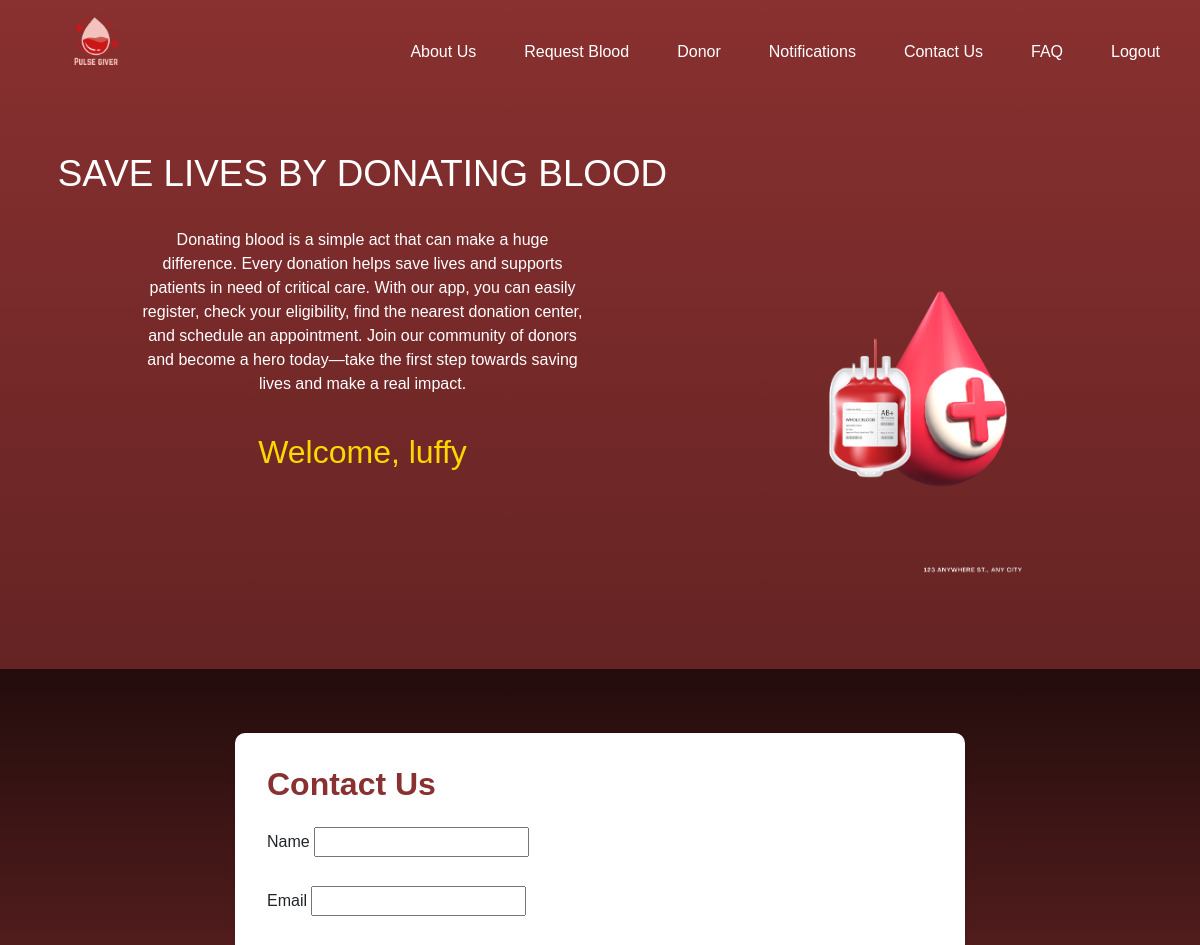
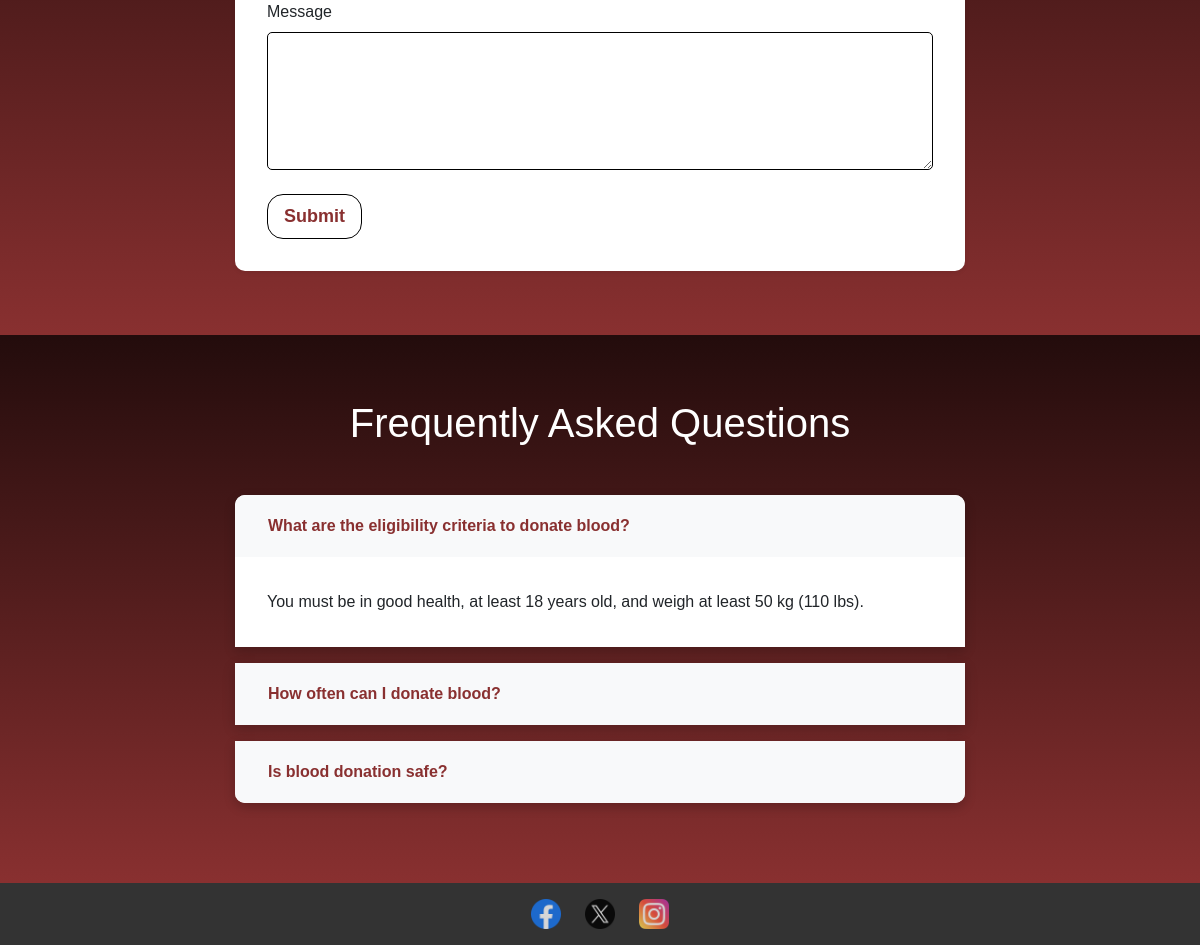
The page / (signed in) on the database its author committed (2 pictures, top to bottom).
### donation/models.py (models this page shows, shortened)
class CustomUser(AbstractBaseUser, PermissionsMixin):
    username = models.CharField(max_length=150, unique=True)
    email = models.EmailField(unique=True)
    phone = models.CharField(max_length=20, unique=True)
    date_joined = models.DateTimeField(auto_now_add=True)
    is_active = models.BooleanField(default=True)
    is_staff = models.BooleanField(default=False)
    objects = CustomUserManager()
    USERNAME_FIELD = 'email'
    REQUIRED_FIELDS = ['username', 'phone']

class FAQ(models.Model):
    question = models.CharField(max_length=255)
    answer = models.TextField()

### donation/views.py (the view)
# urls.py: 2. Add a URL to urlpatterns:  path('', views.home, name='home')
def home(request):
    success_message = None
    if request.method == 'POST':
        form = ContactForm(request.POST)
        if form.is_valid():
            form.save()
            success_message = "Your message has been successfully submitted. We will get back to you shortly."
            form = ContactForm()  # Reset the form after successful submission
    else:
        form = ContactForm()
    faqs = FAQ.objects.all()
    context = {
        'form': form,
        'success_message': success_message,
        'faqs': faqs,  # Pass the FAQs to the context
    }
    return render(request, 'donation/home.html', context)

### donation/forms.py
class ContactForm(forms.ModelForm):
    class Meta:
        model = ContactMessage
        fields = ['name', 'email', 'message']

### templates/donation/home.html (shortened to what this page needs)
{% extends 'base.html' %}
{% load static %}
{% block content %}
<main class="main-section">
    <div class="container">
        <div class="row custom-row h-100 custom-row" >
            <div class="col-lg-7 col-md-7 col-xl-7 col-xxl-7 text-center">
                <h1>SAVE LIVES BY DONATING BLOOD</h1>
                <p>Donating blood is a simple act that can make a huge difference. Every donation helps save lives and supports patients in need of critical care. With our app, you can easily register, check your eligibility, find the nearest donation center, and schedule an appointment. Join our community of donors and become a hero today—take the first step towards saving lives and make a real impact.</p>
                {% if user.is_authenticated %}
                    <p class="text-white welcome-username">Welcome, {{ user.username }}</p>
                {% else %}
                    <a class="btn  btn-lg main-btn" href="{% url 'signup' %}">Sign Up</a>
                {% endif %}
            </div>
            <div class="col-lg-5 col-md-5 col-xl-5 col-xxl-5 text-center ">
                <img src="{% static 'donation/img/homepageImg.png' %}" alt="Blood Bag" class="homeImg img-fluid">
            </div>
        </div>
    </div>
</main>
<section class="section-contact">
    <div class="container">
        <div class="row justify-content-center">
            <div class="col-lg-8">
                <div class="card shadow-sm">
                    <div class="card-body">
                        <h2 class="card-title mb-4">Contact Us</h2>
                        <form method="post" action="{% url 'home' %}" class="contact-form">
                            <div class="form-group">
                                <label for="id_name">Name</label>
                                {{ form.name }}
                            </div>
                            <div class="form-group">
                                <label for="id_email">Email</label>
                                {{ form.email }}
                            </div>
                            <div class="form-group">
                                <label for="id_message" class="message-box-label">Message</label>
                                <textarea class="form-control message-box" id="id_message" name="message" rows="5" required></textarea>
                            </div>
                            <button type="submit" class="btn login-btn1">Submit</button>
                        </form>
                    </div>
                </div>
            </div>
        </div>
    </div>
</section>
<section class="section-faq">
    <div class="container">
        <div class="row justify-content-center">
            <div class="col-lg-8">
                <h1 class="text-white text-center mb-5">Frequently Asked Questions</h1>
                <div class="accordion" id="faqAccordion">
                    {% for faq in faqs %}
                    <div class="card">
                        <div class="card-header" id="faqHeading{{ forloop.counter }}">
                            <h5 class="mb-0">
                                <button class="btn btn-link" type="button" data-toggle="collapse"
                                        data-target="#faqCollapse{{ forloop.counter }}" aria-expanded="false"
                                        aria-controls="faqCollapse{{ forloop.counter }}">
                                    {{ faq.question }}
                                </button>
                            </h5>
                        </div>
                        <div id="faqCollapse{{ forloop.counter }}" class="collapse{% if forloop.first %} show{% endif %}" aria-labelledby="faqHeading{{ forloop.counter }}"
                             data-parent="#faqAccordion">
                            <div class="card-body">
                                {{ faq.answer }}
                            </div>
                        </div>
                    </div>
                    {% endfor %}
                </div>
            </div>
        </div>
    </div>
</section>
{% endblock %}

### templates/donation/home.html (style rules this page uses)
body, html { margin: 0; padding: 0; height: 100%; background: linear-gradient(180deg, #893030 0%, #230C0C 100%); font-family: 'Khula', sans-serif; }
.main-section { padding: 4rem 0; }
.main-section h1 { font-size: 2.3rem; margin-bottom: 2rem; color: white; }
.main-section p { color: white; max-width: 70%; margin: 0 auto 2rem; }
.homeImg { max-width: 20rem; height: auto; }
.welcome-username { color: gold !important; font-size: 2rem !important; }
.section-contact { padding: 4rem 0; background: linear-gradient(180deg, #230C0C 0%, #893030 100%); }
.card { border: none; border-radius: 10px; box-shadow: 0 4px 12px rgba(0, 0, 0, 0.2); transition: box-shadow 0.3s ease-in-out; }
.card-body { padding: 2rem; }
.card-title { color: #893030; font-weight: bold; }
.contact-form .form-group { margin-bottom: 1.5rem; }
.contact-form .form-control { border-radius: 5px; padding: 0.5rem; }
.section-faq { padding: 4rem 0; background: linear-gradient(180deg, #230C0C 0%, #893030 100%); }
.accordion .card { border: none; border-radius: 10px; margin-bottom: 1rem; }
.accordion .card-header { background-color: #f8f9fa; border-bottom: 1px solid #dee2e6; }
.accordion .btn-link { color: #893030; font-weight: bold; text-decoration: none; width: 100%; text-align: left; }
.accordion .card-body { background-color: #ffffff; font-size: 1rem; line-height: 1.6; }
.accordion .card-header h5 { margin: 0; }

### templates/base.html (style rules this page uses)
body, html { margin: 0; padding: 0; height: 100%; background: linear-gradient(180deg, #893030 0%, #230C0C 100%); font-family: 'Khula', sans-serif; }
.form-control { border: 1px solid black; border-radius: 1rem; background-color: white; color: black; }
.login-btn1 { border: 1px solid black; border-radius: 1rem; padding:0.5rem 1rem; background-color: white; color: #893030; font-size: 18px; font-weight: bold; }

### rows shown on the page
CustomUser: username "luffy"
FAQ: question "What are the eligibility criteria to donate blood?", answer "You must be in good health, at least 18 years old, and weigh at least 50 kg (110 lbs)."
FAQ: question "How often can I donate blood?"
FAQ: question "Is blood donation safe?"
